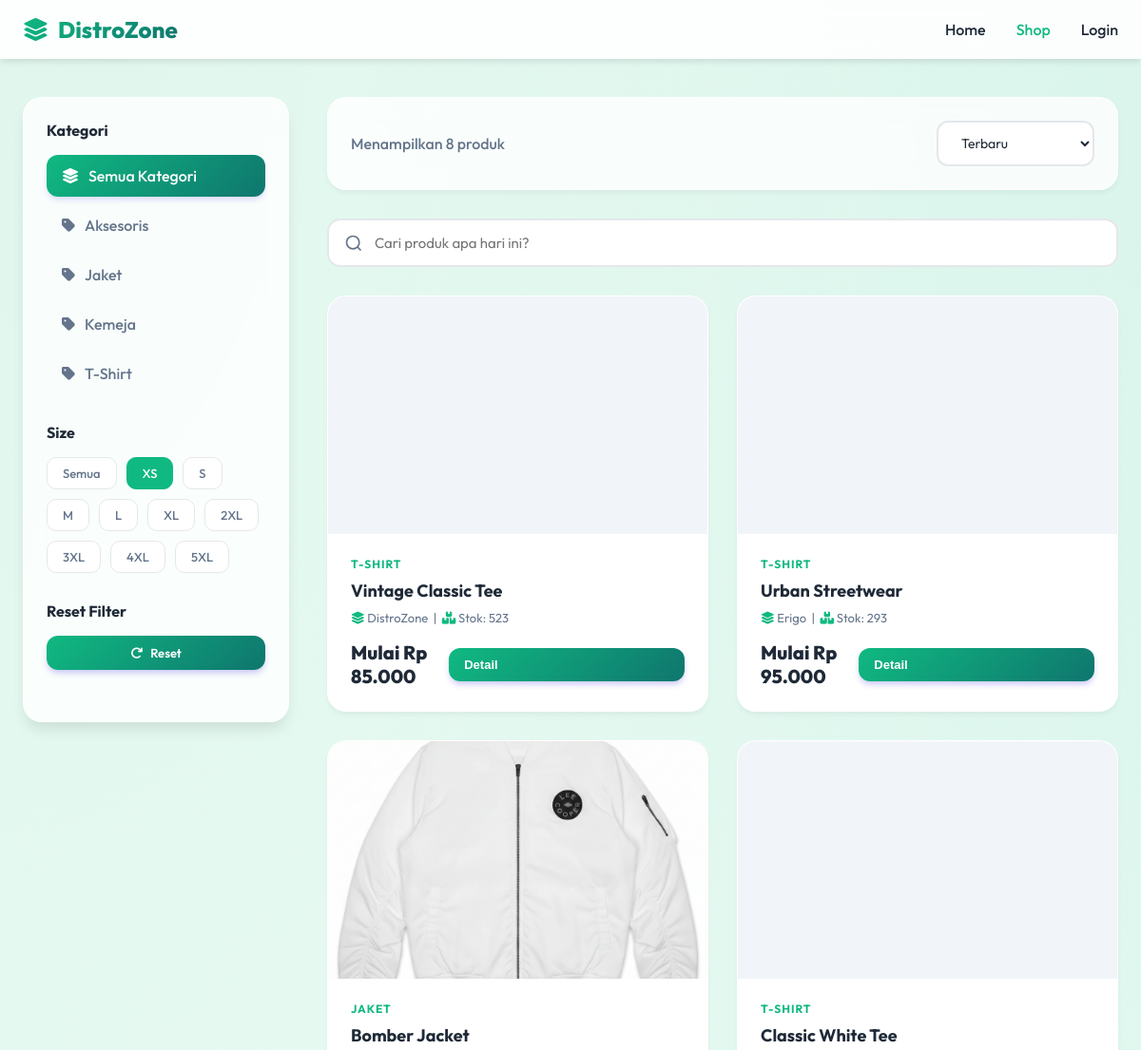
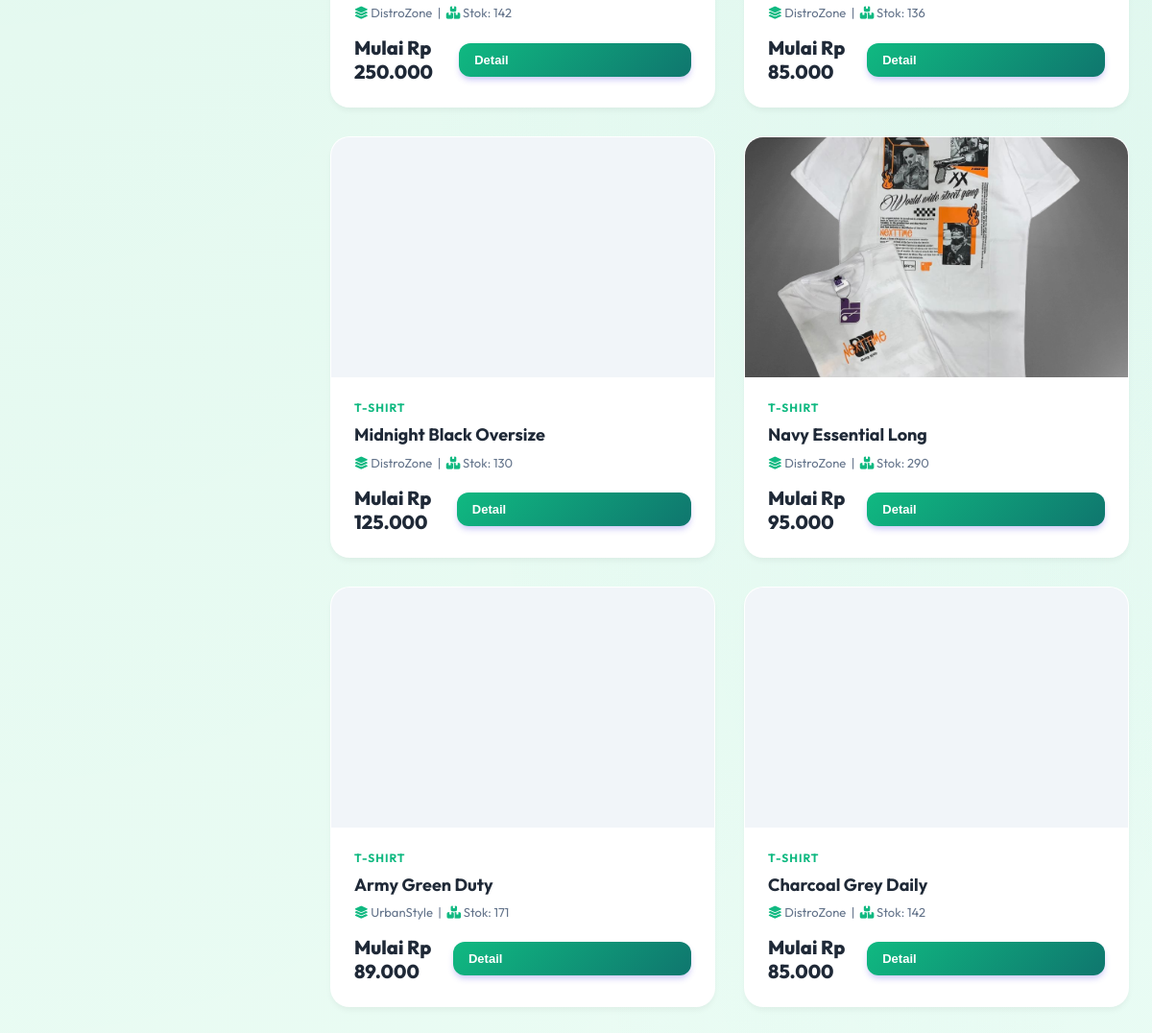
The page /customer/shop.php?size=XS on the database its author committed (2 pictures, top to bottom).
### tables this page shows
CREATE TABLE `kategori` (
  `id` int(11) NOT NULL,
  `nama_kategori` varchar(50) NOT NULL,
  `slug` varchar(50) NOT NULL
);

CREATE TABLE `kaos_master` (
  `id` int(11) NOT NULL,
  `nama_kaos` varchar(100) NOT NULL,
  `merek` varchar(50) DEFAULT NULL,
  `kategori_id` int(11) DEFAULT NULL,
  `type_kaos` enum('Lengan Panjang','Lengan Pendek') DEFAULT 'Lengan Pendek',
  `deskripsi` text DEFAULT NULL,
  `foto_utama` varchar(255) DEFAULT NULL,
  `created_at` timestamp NOT NULL DEFAULT current_timestamp(),
  `updated_at` timestamp NOT NULL DEFAULT current_timestamp() ON UPDATE current_timestamp()
);

### customer/shop.php (the view, shortened to what this page needs)
<?php
function clean_input($data) {
    return htmlspecialchars(stripslashes(trim($data)));
}
function format_rupiah($angka) {
    return 'Rp ' . number_format($angka, 0, ',', '.');
}
try {
    $db = new Database();
    $conn = $db->getConnection();
} catch(Exception $e) {
    die("Koneksi database gagal: " . $e->getMessage());
}
$search = isset($_GET['search']) ? clean_input($_GET['search']) : '';
$kategori = isset($_GET['kategori']) ? intval($_GET['kategori']) : 0;
$size = isset($_GET['size']) ? clean_input($_GET['size']) : '';
$sort = isset($_GET['sort']) ? clean_input($_GET['sort']) : 'terbaru';
$query = "SELECT k.*, kat.nama_kategori, MIN(v.harga) as harga, SUM(v.stok) as total_stok
          FROM kaos_master k
          LEFT JOIN kategori kat ON k.kategori_id = kat.id
          JOIN kaos_varian v ON k.id = v.kaos_master_id
          WHERE 1=1";
$params = [];
if (!empty($size)) {
    $query .= " AND EXISTS (SELECT 1 FROM kaos_varian v2 WHERE v2.kaos_master_id = k.id AND v2.size = :size)";
    $params[':size'] = $size;
}
$query .= " GROUP BY k.id HAVING total_stok > 0";
switch($sort) {
    default:
        $query .= " ORDER BY k.created_at DESC";
}
try {
    $stmt = $conn->prepare($query);
    $stmt->execute($params);
    $products = $stmt->fetchAll(PDO::FETCH_ASSOC);
} catch(PDOException $e) {
    $products = [];
}
try {
    $stmt_kat = $conn->query("SELECT * FROM kategori ORDER BY nama_kategori");
    $categories = $stmt_kat->fetchAll(PDO::FETCH_ASSOC);
} catch(PDOException $e) {
    $categories = [];
}
$cart_count = 0;
?>
<!DOCTYPE html>
<html lang="id">
<head>
    <link rel="stylesheet" href="https://cdnjs.cloudflare.com/ajax/libs/font-awesome/6.4.0/css/all.min.css">
</head>
<body>
    <nav class="navbar">
        <div class="navbar-content">
            <a href="index.php" class="logo" style="display: flex; align-items: center; gap: 10px;">
                <i class="fas fa-layer-group"></i>
                DistroZone
            </a>
            <div class="nav-links">
                <a href="index.php">Home</a>
                <a href="shop.php" class="active">Shop</a>
                <?php if(isset($_SESSION['user_id'])): ?>
                    <a href="cart.php" class="cart-icon">
                        <i class="fas fa-shopping-bag"></i>
                        <?php if($cart_count > 0): ?>
                            <span class="cart-badge"><?php echo $cart_count; ?></span>
                        <?php endif; ?>
                    </a>
                    <a href="orders.php" title="Pesanan Saya"><i class="fas fa-box"></i></a>
                    <a href="settings.php" title="Pengaturan"><i class="fas fa-cog"></i></a>
                    <a href="../auth/logout.php" class="btn">Logout</a>
                <?php else: ?>
                    <a href="../auth/login.php" class="btn">Login</a>
                <?php endif; ?>
            </div>
        </div>
    </nav>
    <div class="container">
        <div class="shop-layout">
            <aside class="filters-sidebar">
                <div class="filter-section">
                    <h3 class="filter-title">Kategori</h3>
                    <a href="shop.php" class="filter-option <?php echo $kategori == 0 ? 'active' : ''; ?>">
                        <i class="fas fa-layer-group"></i> Semua Kategori
                    </a>
                    <?php foreach($categories as $kat): ?>
                        <a href="?kategori=<?php echo $kat['id']; ?><?php echo !empty($size) ? '&size='.$size : ''; ?><?php echo !empty($search) ? '&search='.urlencode($search) : ''; ?>"
                           class="filter-option <?php echo $kategori == $kat['id'] ? 'active' : ''; ?>">
                            <i class="fas fa-tag"></i> <?php echo htmlspecialchars($kat['nama_kategori']); ?>
                        </a>
                    <?php endforeach; ?>
                </div>
                <div class="filter-section">
                    <h3 class="filter-title">Size</h3>
                    <div class="filter-buttons">
                        <a href="shop.php<?php echo $kategori > 0 ? '?kategori='.$kategori : ''; ?><?php echo !empty($search) ? (($kategori > 0 ? '&' : '?').'search='.urlencode($search)) : ''; ?>"
                           class="filter-btn <?php echo empty($size) ? 'active' : ''; ?>">
                            Semua
                        </a>
                        <?php
                        $sizes = ['XS', 'S', 'M', 'L', 'XL', '2XL', '3XL', '4XL', '5XL'];
                        foreach($sizes as $s): ?>
                            <a href="?size=<?php echo $s; ?><?php echo $kategori > 0 ? '&kategori='.$kategori : ''; ?><?php echo !empty($search) ? '&search='.urlencode($search) : ''; ?>"
                               class="filter-btn <?php echo $size == $s ? 'active' : ''; ?>">
                                <?php echo $s; ?>
                            </a>
                        <?php endforeach; ?>
                    </div>
                </div>
                <div class="filter-section">
                    <h3 class="filter-title">Reset Filter</h3>
                    <a href="shop.php" class="btn-add-cart" style="justify-content: center; text-decoration: none;">
                        <i class="fas fa-redo"></i> Reset
                    </a>
                </div>
            </aside>
            <div class="products-area">
                <div class="shop-header">
                    <div class="results-count" style="color: #64748B; font-weight: 500;">
                        Menampilkan <?php echo count($products); ?> produk
                    </div>
                    <form method="GET" style="display: flex; gap: 12px; align-items: center; flex: 1; justify-content: flex-end;">
                        <select name="sort" class="sort-select" onchange="this.form.submit()">
                            <option value="terbaru" <?php echo $sort == 'terbaru' ? 'selected' : ''; ?>>Terbaru</option>
                        </select>
                    </form>
                </div>
                <form method="GET" style="margin-bottom: 30px;">
                    <input type="text" name="search" class="search-bar"
                           placeholder="Cari produk apa hari ini?"
                           value="<?php echo htmlspecialchars($search); ?>">
                </form>
                <?php if(empty($products)): ?>
                    <div class="empty-state">
                        <i class="fas fa-search" style="font-size: 64px; color: #CBD5E1; margin-bottom: 20px;"></i>
                        <h3>Produk Tidak Ditemukan</h3>
                        <p>Coba kata kunci lain atau reset filter Anda.</p>
                        <a href="shop.php" class="btn-add-cart" style="display: inline-block; text-decoration: none; padding: 12px 24px;">Lihat Semua Produk</a>
                    </div>
                <?php else: ?>
                    <div class="products-grid">
                        <?php foreach($products as $product): ?>
                        <div class="product-card">
                            <div class="product-image" style="background-image: url('../<?php echo !empty($product['foto_utama']) ? htmlspecialchars($product['foto_utama']) : 'assets/img/no-image.jpg'; ?>');">
                            </div>
                            <div class="product-info">
                                <div class="product-category"><?php echo htmlspecialchars($product['nama_kategori']); ?></div>
                                <div class="product-name"><?php echo htmlspecialchars($product['nama_kaos']); ?></div>
                                <div class="product-meta">
                                    <i class="fas fa-layer-group" style="color: var(--primary);"></i> <?php echo htmlspecialchars($product['merek']); ?>
                                    &nbsp;|&nbsp;
                                    <i class="fas fa-boxes" style="color: var(--primary);"></i> Stok: <?php echo htmlspecialchars($product['total_stok']); ?>
                                </div>
                                <div class="product-footer">
                                    <div class="product-price">Mulai <?php echo format_rupiah($product['harga']); ?></div>
                                    <button onclick='openQuickView(<?php echo json_encode($product); ?>)' class="btn-add-cart" style="text-decoration: none; border: none; cursor: pointer; width: 100%;">
                                        Detail
                                    </button>
                                </div>
                            </div>
                        </div>
                        <?php endforeach; ?>
                    </div>
                <?php endif; ?>
            </div>
        </div>
    </div>
</body>
</html>

### rows shown on the page
kategori: nama_kategori "Aksesoris"
kategori: nama_kategori "Jaket"
kategori: nama_kategori "Kemeja"
kategori: nama_kategori "T-Shirt"
kaos_master: kategori.nama_kategori "T-SHIRT", nama_kaos "Vintage Classic Tee", merek "DistroZone", total_stok "523", harga "Rp 85.000"
kaos_master: kategori.nama_kategori "T-SHIRT", nama_kaos "Urban Streetwear", merek "Erigo", total_stok "293", harga "Rp 95.000"
kaos_master: foto_utama (picture), kategori.nama_kategori "JAKET", nama_kaos "Bomber Jacket", merek "DistroZone", total_stok "142", harga "Rp 250.000"
kaos_master: kategori.nama_kategori "T-SHIRT", nama_kaos "Classic White Tee", merek "DistroZone", total_stok "136", harga "Rp 85.000"
kaos_master: kategori.nama_kategori "T-SHIRT", nama_kaos "Midnight Black Oversize", merek "DistroZone", total_stok "130", harga "Rp 125.000"
kaos_master: foto_utama (picture), kategori.nama_kategori "T-SHIRT", nama_kaos "Navy Essential Long", merek "DistroZone", total_stok "290", harga "Rp 95.000"
kaos_master: kategori.nama_kategori "T-SHIRT", nama_kaos "Army Green Duty", merek "UrbanStyle", total_stok "171", harga "Rp 89.000"
kaos_master: kategori.nama_kategori "T-SHIRT", nama_kaos "Charcoal Grey Daily", merek "DistroZone", total_stok "142", harga "Rp 85.000"

### other values the page prints
$s "XS"
$s "S"
$s "M"
$s "L"
$s "XL"
$s "2XL"
$s "3XL"
$s "4XL"
$s "5XL"
count($products) "8"
